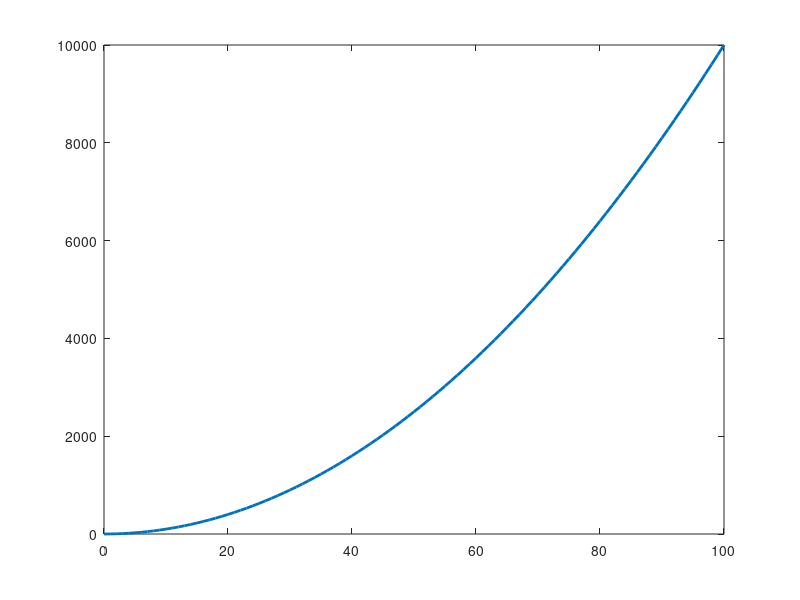

Write MATLAB code to recreate this figure. (Note: this script raises an error after producing the figure.)
%% |hfill| and |vfill|
% These functions create horizontal or vertical shaded regions on a plot.
% The syntax for both functions is the same.  
%
%% Syntax 
% 
%  hfill(scalarValue)
%  hfill([ystart yend])
%  hfill([ystart1,yend1,ystart2,yend2,...,ystartn,yendn])
%  hfill(...,ColorSpec)
%  hfill(...,ColorSpec,'PatchProperty','PatchValue')
%  hfill(...,'bottom')
%  h = hfill(...)
% 
%% Description 
% 
% |hfill(scalarValue)| places a horizontal line along y = scalarValue.
%
% |hfill([ystart yend])| fills a horizontal shaded region bounded by
% |ystart| and |yend|. 
%
% |hfill([ystart1,yend1,ystart2,yend2,...,ystartn,yendn])| fills multiple
% horizontal regions.
%
% |hfill(...,ColorSpec)| defines the face color of the patch(es) created by
% |hfill|. |ColorSpec| can be one of the Matlab color names (e.g. |'red'|),
% abbreviations (e.g. |'r'|, or rgb triplet (e.g. [1 0 0]). |ColorSpec| may
% also be |'gray'|. 
%
% |hfill(...,ColorSpec,'PatchProperty','PatchValue')| defines patch properties
% such as |'EdgeColor'| and |'FaceAlpha'|. 
% 
% |hfill(...,'bottom')| places the newly created patch(es) at the bottom of
% the |uistack|.  
%
% |h = hfill(...)| returns handle(s) of newly created patch objects. 
% 
%% Examples of |hfill|
% Let's start with a curve, and then plot some |hfill| objects: 
% 
plot(0:100,(0:100).^2,'linewidth',2)

%% 
% Add a horizontal line at _y_ = 7000:  

hfill(7000)

%% 
% Add a blue horizontal line at _y_ = 500:

hfill(500,'b')

%% 
% Add a red horizontal line at _y_ = 700:

hfill(700,[1 0 0])

%% 
% Add a gray patch from _y_ = 1000 to _y_ = 2000: 

hfill([1000 2000],'gray')

%% 
% Make several semitransparent green horizontal patches with dotted red
% edges: 

hfill(3000:500:6500,'g','facealpha',.6,'edgecolor','r','linestyle',':')

%% 
% Place a red patch behind everything: 

hfill([8000 9000],'red','bottom')

%% Examples of |vfill|
% Syntax for |vfill| follows |hfill|: 

figure
plot(0:100,(0:100).^2,'linewidth',2)
vfill([80 90],'gray')
vfill([5 15; 30 50],'g','facealpha',.6,'edgecolor','r','linestyle','--')
vfill([65 75],'r','bottom')

vfill(59)
vfill([22 23; 24 25],'y','edgecolor','none')

%% Author Info
% These functions were created by Chad A. Greene of the University of Texas
% Institute for Geophysics (<http://www.ig.utexas.edu/research/cryosphere/
% UTIG>), August 2013.  Updated August 2014. 